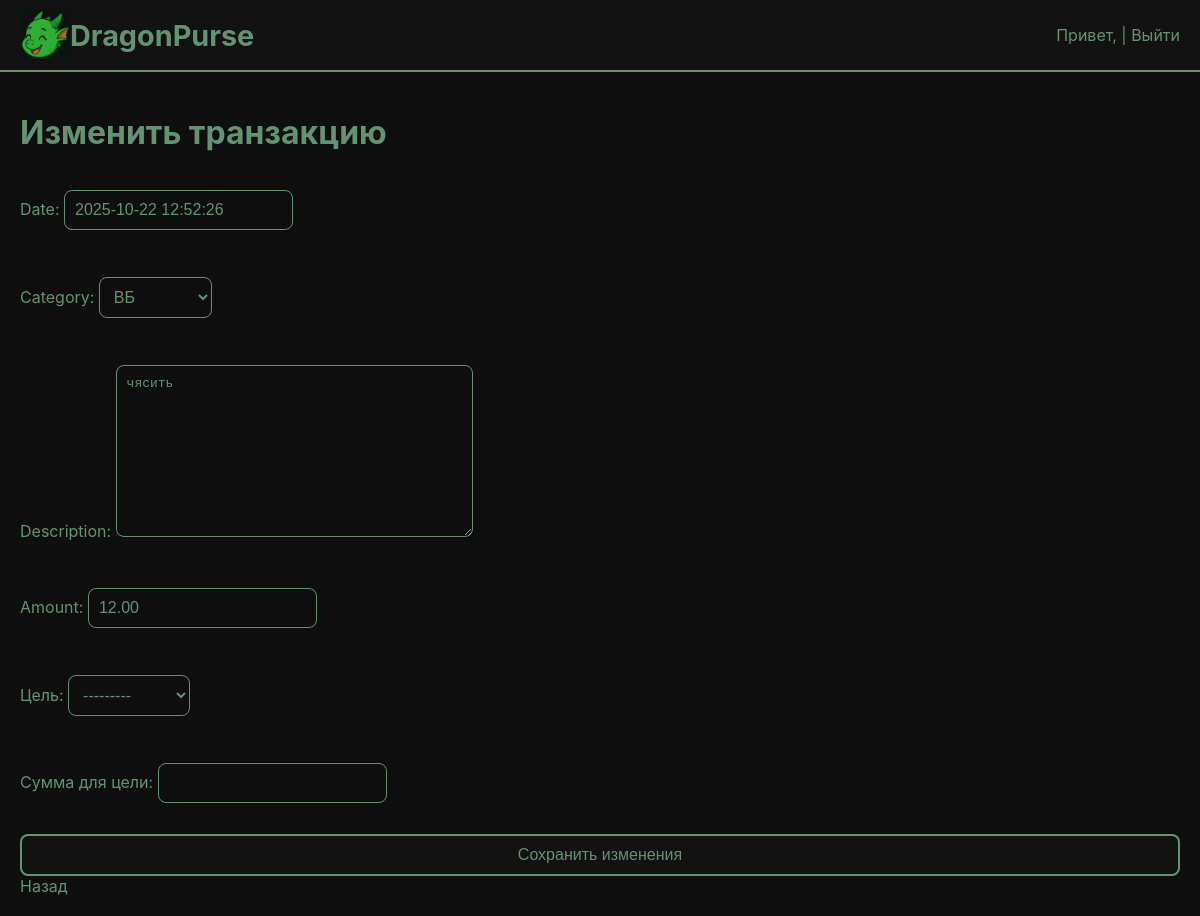
Screenshot of /transaction/edit/3/ with the database file from the repository.
### accounts/models.py (models this page shows, shortened)
class Transaction(models.Model):
    user = models.ForeignKey(User, on_delete=models.CASCADE)
    date = models.DateTimeField(auto_now_add=False)
    category = models.ForeignKey(Category, on_delete=models.SET_NULL, null=True)
    description = models.TextField()
    amount = models.DecimalField(max_digits=10, decimal_places=2, default=0.0)
    goal = models.ForeignKey(Goal, on_delete=models.SET_NULL, null=True, blank=True, verbose_name='Цель')
    goal_amount = models.DecimalField(max_digits=10, decimal_places=2, null=True, blank=True, verbose_name='Сумма для цели')

### accounts/views.py (the view)
# urls.py: path('transaction/edit/<int:transaction_id>/', transaction_edit, name='transaction_edit'),
def transaction_edit(request, transaction_id):
    transaction = get_object_or_404(Transaction, id=transaction_id)
    if request.method == 'POST':
        form = TransactionForm(request.POST, instance=transaction)
        if form.is_valid():
            form.save()
            return redirect('transaction_list')  # Перенаправление на детальный просмотр
    else:
        form = TransactionForm(instance=transaction)
    return render(request, 'accounts/transaction_edit.html', {'form': form})

### accounts/forms.py
class TransactionForm(forms.ModelForm):
    class Meta:
        model = Transaction
        fields = ['date', 'category', 'description', 'amount', 'goal', 'goal_amount']
    def __init__(self, *args, **kwargs):
        user = kwargs.pop('user', None)
        super().__init__(*args, **kwargs)
        if user:
            self.fields['goal'].queryset = Goal.objects.filter(user_goals__user=user)
        self.fields['goal'].required = False
        self.fields['goal_amount'].required = False

### accounts/models.py (called while the page is built)
    def __str__(self):
        return self.name

    def __str__(self):
        return self.name

### accounts/templates/accounts/transaction_edit.html (shortened to what this page needs)
{% extends "accounts/base.html" %}
{% block content %}
<body>
    <h1>Изменить транзакцию</h1>
    <form method="post">
        {{ form.as_p }}
        <button type="submit">Сохранить изменения</button>
    </form>
    <a href="{% url 'transaction_list' %}">Назад</a>
</body>
{% endblock %}

### accounts/static/accounts/css/main.css (style rules this page uses)
body { font-family: "Inter", sans-serif; background-color: #0f0f0f; color: #639372; margin: 0; padding: 0; }
a { color: #639372; text-decoration: none; }
h1, h2, h3 { color: #639372; }
button { background-color: #131212; color: #639372; border: 2px solid #639372; border-radius: 8px; padding: 10px 20px; font-size: 1em; cursor: pointer; transition: all 0.3s ease; }
form { display: flex; flex-direction: column; gap: 15px; }
input, select, textarea { background-color: #0f0f0f; color: #639372; border: 1px solid #639372; border-radius: 8px; padding: 10px; font-size: 1em; transition: 0.3s; }

### rows the page displays
Transaction: date "2025-10-22 12:52:26", category "ВБ", description "чясить", amount "12.00", goal "---------"
